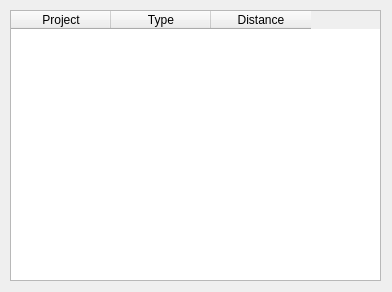
<?xml version="1.0" encoding="UTF-8"?>
<ui version="4.0">
 <class>dlgImpacts</class>
 <widget class="QDialog" name="dlgImpacts">
  <property name="geometry">
   <rect>
    <x>0</x>
    <y>0</y>
    <width>392</width>
    <height>292</height>
   </rect>
  </property>
  <property name="windowTitle">
   <string>Impact Table</string>
  </property>
  <widget class="QTableWidget" name="tblImpacts">
   <property name="geometry">
    <rect>
     <x>10</x>
     <y>10</y>
     <width>371</width>
     <height>271</height>
    </rect>
   </property>
   <property name="alternatingRowColors">
    <bool>true</bool>
   </property>
   <column>
    <property name="text">
     <string>Project</string>
    </property>
   </column>
   <column>
    <property name="text">
     <string>Type</string>
    </property>
   </column>
   <column>
    <property name="text">
     <string>Distance</string>
    </property>
   </column>
  </widget>
 </widget>
 <resources/>
 <connections/>
</ui>
